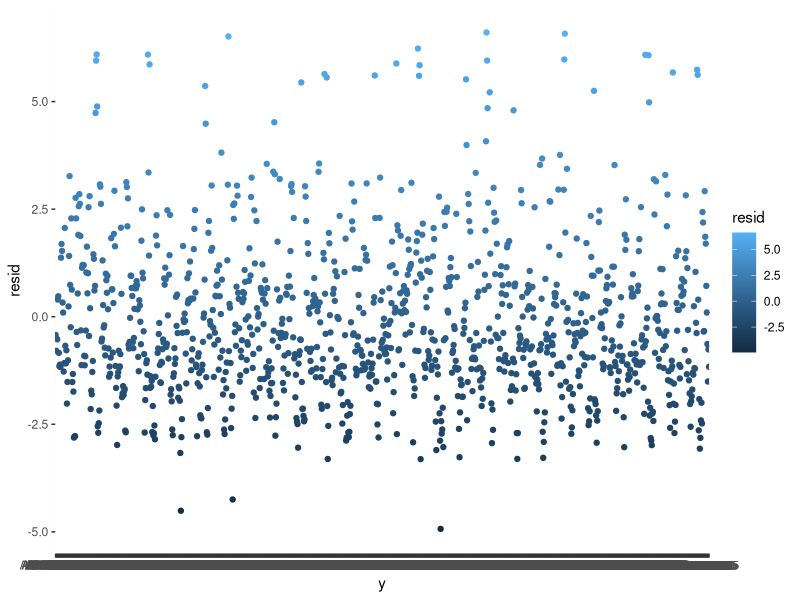
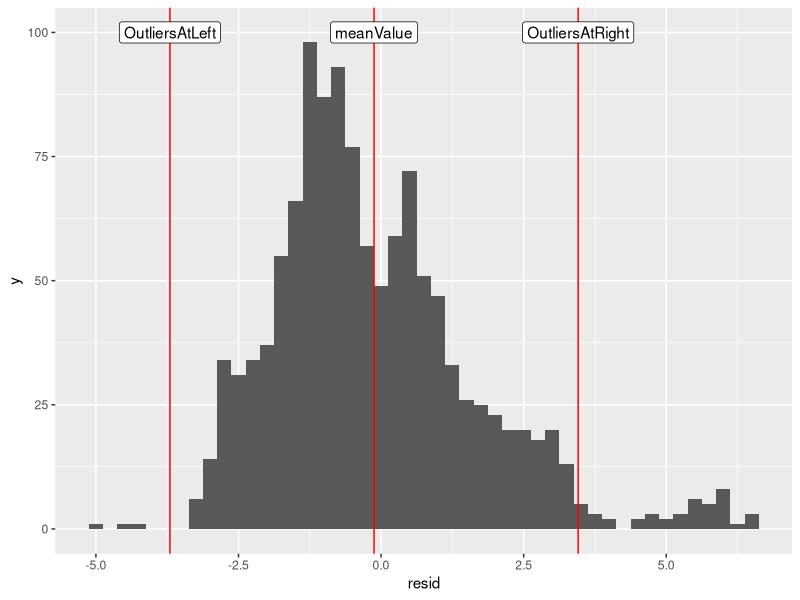

Here is the R script that generated these plots, in order:
## ---- chunk 1
# DONT DELETE LINES 1-12! 
knitr::opts_chunk$set(echo = TRUE, fig.width = 6, fig.height = 8,
                      fig.align = "center")
## ---- chunk 2
# In the brackets above, delete `eval = FALSE` before clicking `knit`
library(ggplot2)
library(readr)
bullet <- read.csv("bullet.csv")
head(bullet)
ggplot(data = bullet) + 
  geom_point(aes(x= y, y = resid, colour=resid))
## ---- chunk 3
# In the brackets above, delete `eval = FALSE` before clicking `knit`
summary(bullet)
## ---- chunk 4
# In the brackets above, delete `eval = FALSE` before clicking `knit`
library(tidyr)
myLines <- data.frame(meanValue = mean(bullet$resid), 
           OutliersAtLeft = mean(bullet$resid) - 2*sd(bullet$resid),
           OutliersAtRight = mean(bullet$resid) + 2*sd(bullet$resid))
myLines <- myLines %>% gather(id, value)
ggplot() + 
  geom_histogram(data = bullet, aes(x = resid), binwidth = .25) + 
  geom_vline(data = myLines, aes(xintercept = value), color = 'red') +
  geom_label(data = myLines, aes(x = value, y = 100, label = id))
  ggtitle("Histrogram Showing the Distribution of")
